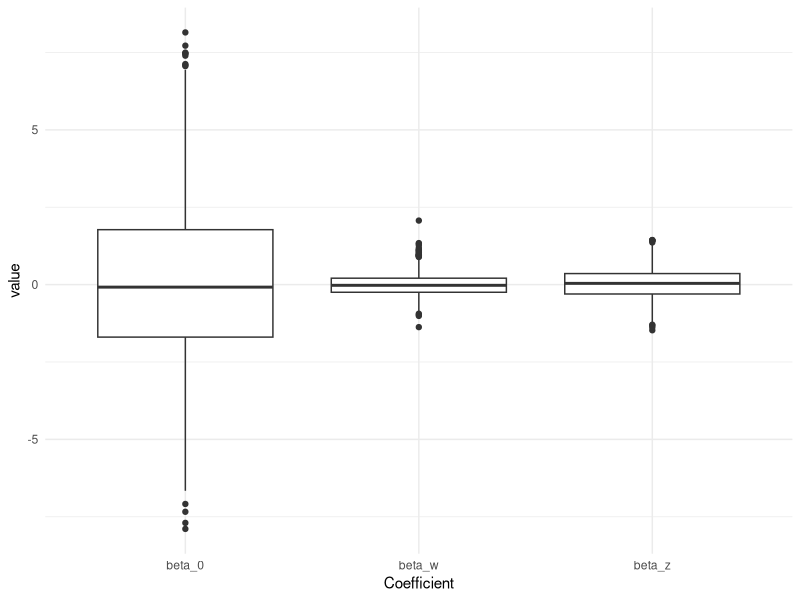

Here is the R script that generated this plot: (Note: this script raises an error after producing the figure.)
library(tidyverse)
library(patchwork)
library(AER)
library(mvtnorm)
library(quantreg)
library(doParallel)
library(foreach)

# Part 0: data simulation and IV example ----------------------------------

## Data simulation

set.seed(123)

n = 100
varX = 2
varU = 0.75
varZ = 1
x = rnorm(n, 3, varX) # Unobservable variable
z = rnorm(n, 5, varZ) # Measurable variable (without any error)
u = rnorm(n, 0, varU) # Measurement error
w = x+u                                  # Variable measuring X (with error)

b0 = 2
bx = 1
bz = 3
y = b0 + bx*x + bz*z + rnorm(n, 0, 1)
dat = data.frame(y=y, w=w, z=z)

modwz = lm(y~w+z, data = dat)
modxz = lm(y~x+z, data = dat)
qr.wz <- quantreg::rq(y ~ w + z, data = dat, tau = 0.5)
qr.xz <- quantreg::rq(y ~ x + z, data = dat, tau = 0.5)$coefficients


# Part 0b: some functions -------------------------------------------------


IVqreg <- function(y, x, z, w, t, tau) {
  w.on.t <- quantreg::rq(w ~ t, tau = tau)
  w.hat <- coef(w.on.t)[[2]]*t
  
  y.on.what <- quantreg::rq(y ~ w.hat + z, tau = tau)
  
  return(y.on.what)
}


IV.qfunction <- function(n, sd.x, var.u1, var.u2, sd.z, b0, b.x, b.z, bias.iv, cov.u, tau) {
  u.sigma <- diag(c(var.u1, var.u2), ncol = 2, nrow = 2)
  u.sigma[1,2] = u.sigma[2,1] = cov.u
  
  x <- rnorm(n, 3, sd.x)
  z <- rnorm(n, 5, sd.z)
  u <- mvtnorm::rmvnorm(n, c(0,0), u.sigma)
  
  w <- x + u[,1]
  t <- bias.iv + x + u[,2]
  
  eps <- x*rnorm(n)
  
  y <- b0 + b.x*x + b.z*z + eps
  
  data <- data.frame(y = y, x = x, w = w, z = z)
  
  ivqreg <- IVqreg(y = y, w = w, z = z, t = t, tau = tau)
  trueqreg <- quantreg::rq(y ~ x + z, data = data, tau = tau)
  
  return(list(ivqreg = ivqreg, trueqreg = trueqreg))
}

IV.qfunction.mat <- function(n, sd.x, var.u1, var.u2, sd.z, b0, b.x, b.z, bias.iv, cov.u, tau) {
  u.sigma <- diag(c(var.u1, var.u2), ncol = 2, nrow = 2)
  u.sigma[1,2] = u.sigma[2,1] = cov.u
  
  x <- rnorm(n, 3, sd.x)
  z <- rnorm(n, 5, sd.z)
  u <- mvtnorm::rmvnorm(n, c(0,0), u.sigma)
  
  w <- x + u[,1]
  t <- bias.iv + x + u[,2]
  
  eps <- x*rnorm(n)
  
  y <- b0 + b.x*x + b.z*z + eps
  
  data <- data.frame(y = y, x = x, w = w, z = z)
  
  ivqreg <- IVqreg(y = y, w = w, z = z, t = t, tau = tau)$coefficients
  trueqreg <- quantreg::rq(y ~ x + z, data = data, tau = tau)$coefficients
  
  return(c(ivqreg, trueqreg))
}


# Part 0c: evaluating the IV with quantile regression on homoskeda --------

IV.results.mat <- matrix(nrow = 10^3, ncol = 6)
for (i in 1:10^3) {
  IV.results.mat[i,] <- IV.qfunction.mat(n = 100, sd.x = 2, var.u1 = 1, var.u2 = 1, 
                                         sd.z = 1, b0 = 2, b.x = 1, b.z = 3, bias.iv = 1, cov.u = 0, 
                                         tau = 0.9)
}

IV.results <- as.data.frame(IV.results.mat)
names(IV.results) <- c("beta0", "betaw", "betaz", "beta0.true", "betaw.true", "betaz.true")
IV.results <- IV.results %>% 
  mutate(beta0.bias = beta0 - beta0.true,
         betaw.bias = betaw - betaw.true,
         betaz.bias = betaz - betaz.true) %>% 
  select(beta0.bias, betaw.bias, betaz.bias) %>% 
  rename(beta_0 = beta0.bias, beta_w = betaw.bias, beta_z = betaz.bias) %>% 
  reshape2::melt() %>% rename(Coefficient = variable) 

Iv.resultsplot <- ggplot(IV.results, aes(x = Coefficient, y = value)) + 
  geom_boxplot() + theme_minimal()

ggsave("IVqreg_boxplots.pdf", Iv.resultsplot, height = 4, width =  6)


# Part 1: How measurement errror affects the procedure --------------------

n_sim <- 1:500
u.var <- seq(0,5, by = 0.2)

sim <- expand.grid(n = n_sim, u.var = u.var)

set.seed(1234)
sim.list <- lapply(1:nrow(sim), function(i) IV.qfunction(n = 100, sd.x = 2, var.u1 = sim$u.var[i], var.u2 = 1, 
                                                         sd.z = 1, b0 = 2, b.x = 1, b.z = 3, bias.iv = 1, cov.u = 0, 
                                                         tau = 0.9))


sim$beta0 <- sapply(1:nrow(sim), function(i) coef(sim.list[[i]]$ivqreg)[[1]])
sim$betaw <- sapply(1:nrow(sim), function(i) coef(sim.list[[i]]$ivqreg)[[2]])
sim$betaz <- sapply(1:nrow(sim), function(i) coef(sim.list[[i]]$ivqreg)[[3]])

beta0.true <- mean(sapply(1:nrow(sim), function(i) sim.list[[i]]$trueqreg$coefficients[[1]]))
betaw.true <- mean(sapply(1:nrow(sim), function(i) sim.list[[i]]$trueqreg$coefficients[[2]]))
betaz.true <- mean(sapply(1:nrow(sim), function(i) sim.list[[i]]$trueqreg$coefficients[[3]]))

sim$beta0_se <- sapply(1:nrow(sim), function(i) summary(sim.list[[i]]$ivqreg, 
                                                        se = "boot")$coefficients[1,2])
sim$betaw_se <- sapply(1:nrow(sim), function(i) summary(sim.list[[i]]$ivqreg, 
                                                        se = "boot")$coefficients[2,2])
sim$betaz_se <- sapply(1:nrow(sim), function(i) summary(sim.list[[i]]$ivqreg, 
                                                        se = "boot")$coefficients[3,2])

  ## Plotting

beta0 <- sim %>% 
  group_by(u.var) %>% 
  summarise(b0.mean = mean(beta0),
            b0.min = min(beta0),
            b0.max = max(beta0)) %>% 
  ggplot() +
  geom_ribbon(aes(x = u.var, ymin = b0.min, ymax = b0.max), fill = "grey80") + 
  geom_line(aes(x = u.var, y = b0.mean)) +
  xlab("Var(U)") + ylab("beta_0") + ggtitle("Beta 0") +
  geom_hline(yintercept = beta0.true, linetype = "dotted") + theme_minimal()

betaw <- sim %>% 
  group_by(u.var) %>% 
  summarise(bw.mean = mean(betaw),
            bw.min = min(betaw),
            bw.max = max(betaw)) %>% 
  ggplot() +
  geom_ribbon(aes(x = u.var, ymin = bw.min, ymax = bw.max), fill = "grey80") + 
  geom_line(aes(x = u.var, y = bw.mean)) +
  xlab("Var(U)") + ylab("beta_w") + ggtitle("Beta W") +
  geom_hline(yintercept = betaw.true, linetype = "dotted") + theme_minimal()

betaz <- sim %>% 
  group_by(u.var) %>% 
  summarise(bz.mean = mean(betaz),
            bz.min = min(betaz),
            bz.max = max(betaz)) %>% 
  ggplot() +
  geom_ribbon(aes(x = u.var, ymin = bz.min, ymax = bz.max), fill = "grey80") + 
  geom_line(aes(x = u.var, y = bz.mean)) +
  xlab("Var(U)") + ylab("beta_z") + ggtitle("Beta Z") +
  geom_hline(yintercept = betaz.true, linetype = "dotted") + theme_minimal()


beta0_se <- sim %>% 
  group_by(u.var) %>% 
  summarise(b0.mean_se = mean(beta0_se),
            b0.min_se = min(beta0_se),
            b0.max_se = max(beta0_se)) %>% 
  ggplot() +
  geom_ribbon(aes(x = u.var, ymin = b0.min_se, ymax = b0.max_se), fill = "grey80") + 
  geom_line(aes(x = u.var, y = b0.mean_se)) +
  xlab("Var(U)") + ylab("beta_0 SE") + ggtitle("Beta 0 SE") +
   theme_minimal()

betaw_se <- sim %>% 
  group_by(u.var) %>% 
  summarise(bw.mean_se = mean(betaw_se),
            bw.min_se = min(betaw_se),
            bw.max_se = max(betaw_se)) %>% 
  ggplot() +
  geom_ribbon(aes(x = u.var, ymin = bw.min_se, ymax = bw.max_se), fill = "grey80") + 
  geom_line(aes(x = u.var, y = bw.mean_se)) +
  xlab("Var(U)") + ylab("beta_w SE") + ggtitle("Beta W SE") +
  theme_minimal()

betaz_se <- sim %>% 
  group_by(u.var) %>% 
  summarise(bz.mean_se = mean(betaz_se),
            bz.min_se = min(betaz_se),
            bz.max_se = max(betaz_se)) %>% 
  ggplot() +
  geom_ribbon(aes(x = u.var, ymin = bz.min_se, ymax = bz.max_se), fill = "grey80") + 
  geom_line(aes(x = u.var, y = bz.mean_se)) +
  xlab("Var(U)") + ylab("beta_z SE") + ggtitle("Beta Z SE") +
  theme_minimal()

beta0 | betaw | betaz
beta0_se | betaw_se | betaz_se
ggsave("IVcoeff_sigmau.pdf", beta0 | betaw | betaz, height = 4, width = 14)
ggsave("IVcoeffse_sigmau.pdf", beta0_se | betaw_se | betaz_se, height = 4, width = 14)


# Part 2: Evaluating bias of the procedure --------------------------------


taus <- seq(0.1, 0.9, by = 0.1)
sim2 <- expand.grid(n = n_sim, u.var = u.var, tau = taus)

set.seed(1234)

# sim2.list <- parallel::mclapply(1:nrow(sim2), function(i) IV.qfunction(n = 100, sd.x = 2, var.u1 = sim2$u.var[i], var.u2 = 1, 
#                          sd.z = 1, b0 = 2, b.x = 1, b.z = 3, bias.iv = 1, cov.u = 0, 
#                          tau = sim2$tau[i]), mc.cores = detectCores() - 1)

# sim2.list <- lapply(1:nrow(sim2), function(i) {
#   values <- IV.qfunction(n = 100, sd.x = 2, var.u1 = sim2$u.var[i], var.u2 = 1,
#                sd.z = 1, b0 = 2, b.x = 1, b.z = 3, bias.iv = 1, cov.u = 0,
#                tau = sim2$tau[i])
#   print(i)
#   return(values)})

sim2.mat <- matrix(nrow = nrow(sim2), ncol = 6)
for (i in 1:nrow(sim2)) {
  sim2.mat[i,] <- IV.qfunction.mat(n = 100, sd.x = 2, var.u1 = sim2$u.var[i], var.u2 = 1,
                                   sd.z = 1, b0 = 2, b.x = 1, b.z = 3, bias.iv = 1, cov.u = 0,
                                   tau = sim2$tau[i])
  print(i)
}

# ?foreach
# 
# library(doParallel)
# detectCores()
# registerDoParallel(cores = 4)
# 
# foreach(i = 1:nrow(sim2)) %dopar% 
#   IV.qfunction(n = 100, sd.x = 2, var.u1 = sim2$u.var[i], var.u2 = 1, 
#                sd.z = 1, b0 = 2, b.x = 1, b.z = 3, bias.iv = 1, cov.u = 0, 
#                tau = sim2$tau[i])


sim2$beta0 <- sim2.mat[,1]
sim2$betaw <- sim2.mat[,3]
sim2$betaz <- sim2.mat[,3]

sim2$beta0.true <- sim2.mat[,4]
sim2$betaw.true <- sim2.mat[,5]
sim2$betaz.true <- sim2.mat[,6]

sim2$beta0.bias <- sim2.mat[,1] - sim2.mat[,4]
sim2$betaw.bias <- sim2.mat[,2] - sim2.mat[,5]
sim2$betaz.bias <- sim2.mat[,3] - sim2.mat[,6]


beta0q <- sim2 %>% 
  mutate(tau = factor(tau, levels = seq(0.1, 0.9, 0.1))) %>% 
  group_by(tau) %>% 
  ggplot(aes(x = tau,y = beta0.bias, group = tau)) + 
  geom_boxplot() + theme_minimal() + 
  xlab("Quantiles") + ylab("") + ggtitle("Beta 0")

betaWq <- sim2 %>% 
  mutate(tau = factor(tau, levels = seq(0.1, 0.9, 0.1))) %>% 
  group_by(tau) %>% 
  ggplot(aes(x = tau,y = betaw.bias, group = tau)) + 
  geom_boxplot() + theme_minimal() + ylim(c(-2, 4)) +
  xlab("Quantiles") + ylab("") + ggtitle("Beta W")

betaZq <- sim2 %>% 
  mutate(tau = factor(tau, levels = seq(0.1, 0.9, 0.1))) %>% 
  group_by(tau) %>% 
  ggplot(aes(x = tau,y = betaz.bias, group = tau)) + 
  geom_boxplot() + theme_minimal() + 
  xlab("Quantiles") + ylab("") + ggtitle("Beta Z")

beta0q | betaWq | betaZq
ggsave("IVcoeff_bias.pdf", beta0q | betaWq | betaZq, height = 4, width = 14)
